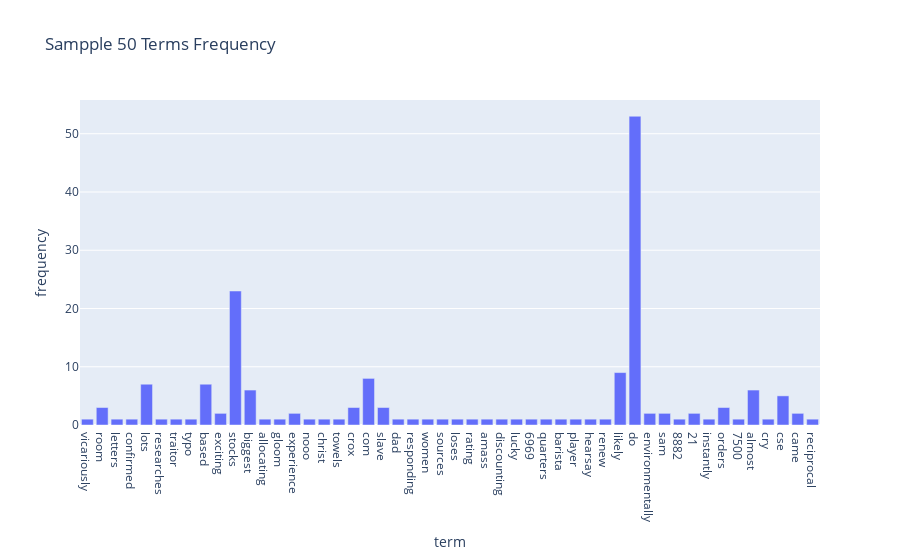

This figure's notebook cell:
### Markdown cell above
### >>> **Exercise 13:**

### Code cell
df_terms = pd.DataFrame({
    "term": count_vect.get_feature_names_out(),
    "frequency": term_frequencies
})

fig = px.bar(df_terms.sample(n = 50, random_state=42), x = "term", y = "frequency",
             title = "Sampple 50 Terms Frequency")

fig.show()

### Figure 1 — Plotly figure (JSON) as saved in the notebook; plotly's stock layout.template omitted (floating-point values rounded to 4 significant figures)
{"data": [{"hovertemplate": "term=%{x}<br>frequency=%{y}<extra></extra>", "legendgroup": "", "marker": {"color": "#636efa", "pattern": {"shape": ""}}, "name": "", "orientation": "v", "showlegend": false, "textposition": "auto", "type": "bar", "x": ["vicariously", "room", "letters", "confirmed", "lots", "researches", "traitor", "typo", "based", "exciting", "stocks", "biggest", "allocating", "gloom", "experience", "nooo", "christ", "towels", "crox", "com", "slave", "dad", "responding", "women", "sources", "loses", "rating", "amass", "discounting", "lucky", "6969", "quarters", "barista", "player", "hearsay", "renew", "likely", "do", "environmentally", "sam", "8882", "21", "instantly", "orders", "7500", "almost", "cry", "cse", "came", "reciprocal"], "xaxis": "x", "y": [1, 3, 1, 1, 7, 1, 1, 1, 7, 2, 23, 6, 1, 1, 2, 1, 1, 1, 3, 8, 3, 1, 1, 1, 1, 1, 1, 1, 1, 1, 1, 1, 1, 1, 1, 1, 9, 53, 2, 2, 1, 2, 1, 3, 1, 6, 1, 5, 2, 1], "yaxis": "y"}], "layout": {"barmode": "relative", "legend": {"tracegroupgap": 0}, "title": {"text": "Sampple 50 Terms Frequency"}, "xaxis": {"anchor": "y", "domain": [0, 1], "title": {"text": "term"}}, "yaxis": {"anchor": "x", "domain": [0, 1], "title": {"text": "frequency"}}}}
